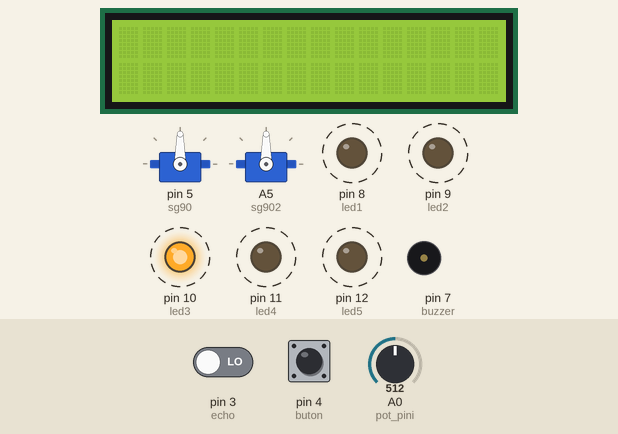
Bench run of a sketch on a simulated Arduino Uno, built with avr-gcc and run on an emulated ATmega328P. Parts: 16×2 character LCD, 2 × servo, output pins drawn as LEDs (lit = HIGH), buzzer (waves = sounding, pin HIGH). Dashed ring = blinking. The test bench sets the inputs (shaded band); at power-on: A0 (pot_pini) = 512, pin 4 (buton) LOW, pin 3 (echo) LOW. Pins used as bus, display or sensor lines are not drawn; what the sketch prints to the serial monitor is not drawn.

Above: at 1.2 s.
1.3 s: A0 (pot_pini) set to 538
At 2.2 s:
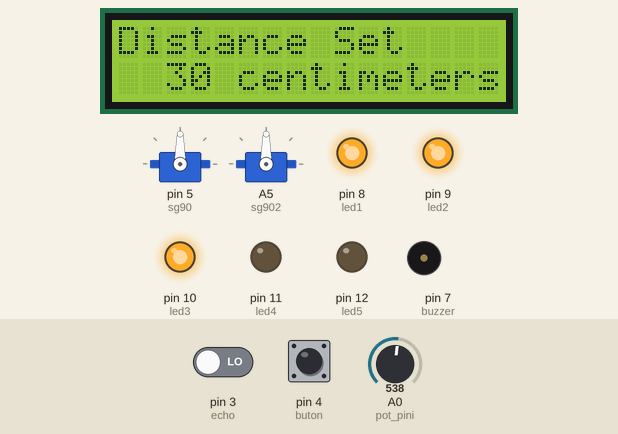
2.8 s: A0 (pot_pini) set to 716
At 4.0 s:
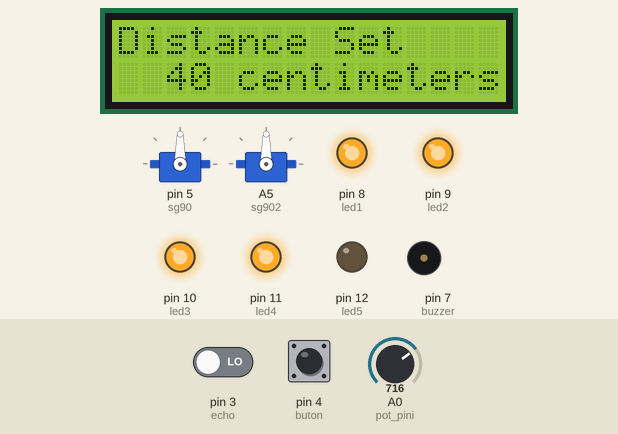
4.3 s: A0 (pot_pini) set to 900
At 5.4 s:
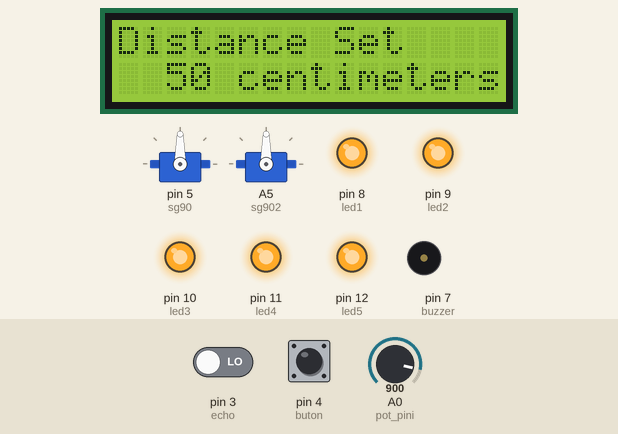
5.8 s: pin 4 (buton) pulled HIGH for 0.3 s
At 5.96 s:
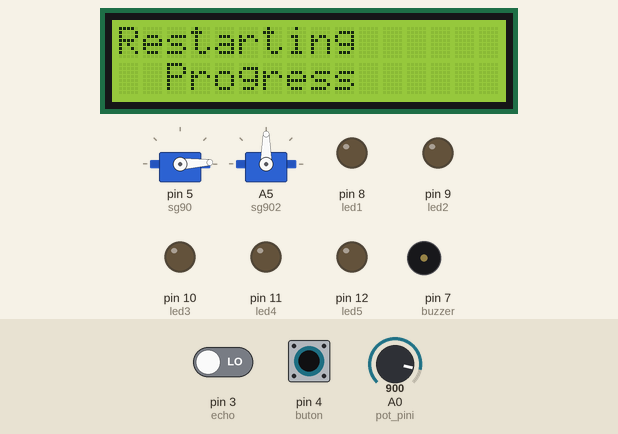
11.1 s: pin 4 (buton) pulled HIGH for 3.2 s
Timing chart, 0 to 23.4 s (numbered marks = the images above; inputs shaded):
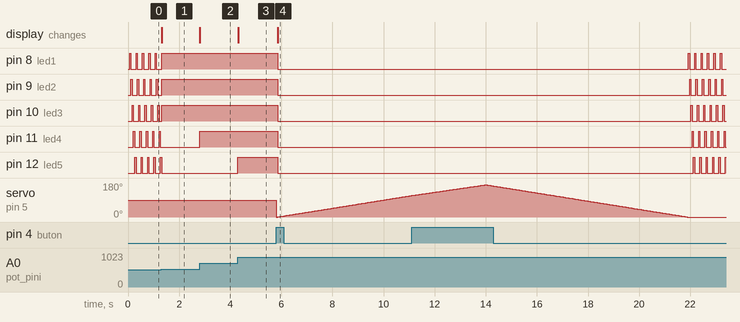

Measured:
- the behaviour switches between 522 and 523 on A0 (pot_pini) (found by bisection; images 0 and 1)
- after the input at 1.3 s, pin 8 (led1): goes on until 1.3 s, then stays HIGH; pin 11 (led4): stops changing and stays LOW; pin 12 (led5): goes on until 1.3 s, then stays LOW; the display: changes at once (image 1)
- after the input at 2.8 s, pin 11 (led4): LOW → HIGH at once; the display: changes at once (image 2)
- after the input at 4.3 s, pin 12 (led5): LOW → HIGH at once; the display: changes at once (image 3)
- after the input at 5.8 s, pin 8 (led1), pin 9 (led2), pin 10 (led3), pin 11 (led4), pin 12 (led5): HIGH → LOW after 0.05 s; the display: changes after 0.05 s (image 4)
- by itself, pin 8 (led1), pin 11 (led4), pin 12 (led5): alternates HIGH for 0.05 s and LOW for 0.20 s
- by itself, servo on pin 5 (sg90): rises from 114° to 170° in 2.8 s, then falls to 0° in 7.9 s

The sketch:

karakus_project_code.ino
```cpp
#include <Servo.h>
#include<LiquidCrystal.h>
Servo sg90;
Servo sg902;
LiquidCrystal lcd(13, 6, A1, A2, A3, A4);
const int buton = 4;
const int buzzer = 7;
const int echo = 3;
const int trig = 2;
const int led1 = 8;
const int led2 = 9;
const int led3 = 10;
const int led4 = 11;
const int led5 = 12;
const int pot_pini = A0;
int pot_deger = 0;
int pot_deger_ilk = 0;
int sure = 0;
int mesafe = 0;
int alarm_mesafesi = 0;
int max= 300;
int servo2 = 0;
void setup()
{
    lcd.begin(16, 2);
    sg90.attach(5);
    sg90.write(90);
    sg902.attach(A5);
    sg902.write(90);
    pinMode(buton, INPUT);
    pinMode(buzzer, OUTPUT);
    pinMode(led1, OUTPUT);
    pinMode(led2, OUTPUT);
    pinMode(led3, OUTPUT);
    pinMode(led4, OUTPUT);
    pinMode(led5, OUTPUT);
    pinMode(echo, INPUT);
    pinMode(trig, OUTPUT);
    Serial.begin(9600);
}
void loop()
{
    pot_deger_ilk = analogRead(pot_pini);
    while (1)
    {
        for (int i = 8; i < 13; i++)
        {
            digitalWrite(i, 1);
            delay(50);
            digitalWrite(i, 0);
        }
        pot_deger = analogRead(pot_pini);
        if (pot_deger_ilk > pot_deger + 10 || pot_deger_ilk < pot_deger - 10)
            break;

    }
    while (1)
    {
        pot_deger = analogRead(pot_pini);
        pot_deger = map(pot_deger, 100, 900, 1, 5);
        if (pot_deger == 1)
        {
            lcd.setCursor(0,0);
        lcd.print("Distance Set");
        lcd.setCursor(2,1);
        lcd.print("10 centimeters ");
            alarm_mesafesi = 10;
            digitalWrite(led1, 1);
            digitalWrite(led2, 0);
            digitalWrite(led3, 0);
            digitalWrite(led4, 0);
            digitalWrite(led5, 0);
        }
        else if (pot_deger == 2)
        {
            lcd.setCursor(0,0);
        lcd.print("Distance Set");
        lcd.setCursor(2,1);
        lcd.print("20 centimeters ");
            alarm_mesafesi = 20;
            digitalWrite(led1, 1);
            digitalWrite(led2, 1);
            digitalWrite(led3, 0);
            digitalWrite(led4, 0);
            digitalWrite(led5, 0);
        }
        else if (pot_deger == 3)
        {
            lcd.setCursor(0,0);
        lcd.print("Distance Set");
        lcd.setCursor(2,1);
        lcd.print("30 centimeters ");
            alarm_mesafesi = 30;
            digitalWrite(led1, 1);
            digitalWrite(led2, 1);
            digitalWrite(led3, 1);
            digitalWrite(led4, 0);
            digitalWrite(led5, 0);
        }
        else if (pot_deger == 4)
        {
            lcd.setCursor(0,0);
        lcd.print("Distance Set");
        lcd.setCursor(2,1);
        lcd.print("40 centimeters ");
            alarm_mesafesi = 40;
            digitalWrite(led1, 1);
            digitalWrite(led2, 1);
            digitalWrite(led3, 1);
            digitalWrite(led4, 1);
            digitalWrite(led5, 0);
        }
        else if (pot_deger == 5)
        {
            lcd.setCursor(0,0);
        lcd.print("Distance Set");
        lcd.setCursor(2,1);
        lcd.print("50 centimeters ");
            alarm_mesafesi = 50;
            digitalWrite(led1, 1);
            digitalWrite(led2, 1);
            digitalWrite(led3, 1);
            digitalWrite(led4, 1);
            digitalWrite(led5, 1);
        }
        if (digitalRead(buton) == 1)
           break;
    }
    for (int pos = 0; pos <= 170; pos++)
    {

        sg90.write(pos);
        delay(15);
        mesafe == mesafe_olc();
        Serial.println(pos);
        if (mesafe <= alarm_mesafesi)
          {
            lcd.clear();
              lcd.setCursor(0,0);
            lcd.print("Object Detected");
            lcd.setCursor(2,1);
              lcd.print(pos);
              lcd.print("  degree");
            digitalWrite(led1, 1);
            digitalWrite(led2, 1);
            digitalWrite(led3, 1);
            digitalWrite(led4, 1);
            digitalWrite(led5, 1);
            digitalWrite(buzzer, 1);
            break;
        }
        if (digitalRead(buton) == 1)
        {
              lcd.clear();
              lcd.setCursor(0,0);
              lcd.print("Restarting");
              lcd.setCursor(2,1);
              lcd.print("Progress");
            digitalWrite(led1, 0);
            digitalWrite(led2, 0);
            digitalWrite(led3, 0);
            digitalWrite(led4, 0);
            digitalWrite(led5, 0);
            digitalWrite(buzzer, 0);
        }
    }
    for (int pos = 170; pos >= 0; pos--)
    {
        Serial.println(pos);
        sg90.write(pos);
        delay(15);
        mesafe == mesafe_olc();
        if (mesafe <= alarm_mesafesi)
        {
              lcd.clear();
              lcd.setCursor(0,0);
            lcd.print("Object Detected");
            lcd.setCursor(2,1);
              lcd.print(pos);
              lcd.print("    degree");
            digitalWrite(led1, 1);
            digitalWrite(led2, 1);
            digitalWrite(led3, 1);
            digitalWrite(led4, 1);
            digitalWrite(led5, 1);
            digitalWrite(buzzer, 1);
            break;
        }
        if (digitalRead(buton) == 1)
        {
            digitalWrite(led1, 0);
            digitalWrite(led2, 0);
            digitalWrite(led3, 0);
            digitalWrite(led4, 0);
            digitalWrite(led5, 0);
            digitalWrite(buzzer, 0);
        }
    }
}
int mesafe_olc()
{
    digitalWrite(trig, HIGH);
    delay(10);
    digitalWrite(trig, LOW);
    sure = pulseIn(echo, HIGH, 70*max);
  if(sure==0)
  {
    mesafe = max;
  }
  else{
    mesafe = sure*0.0343/2;
    if (mesafe>max)
    {
      mesafe=max;
    }
    return mesafe;
    Serial.print("mesafe: ");
    Serial.println(mesafe);
}
}
```
